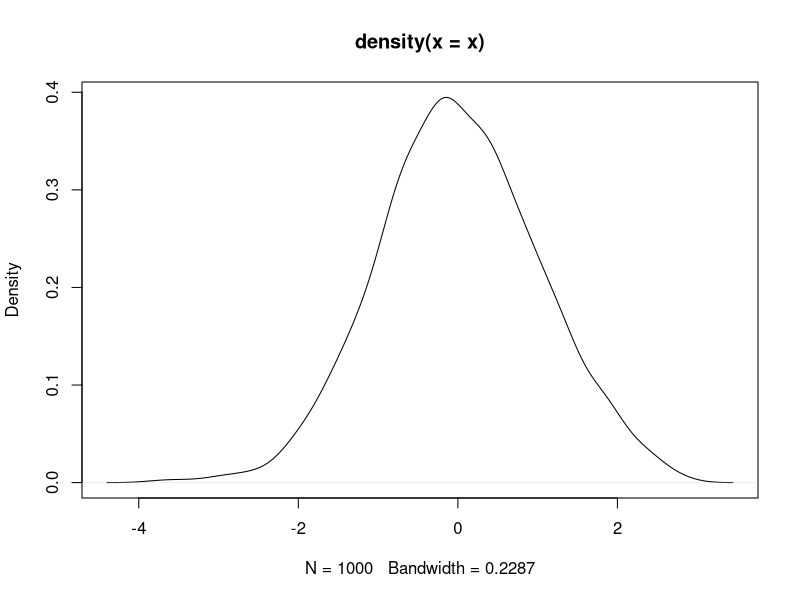
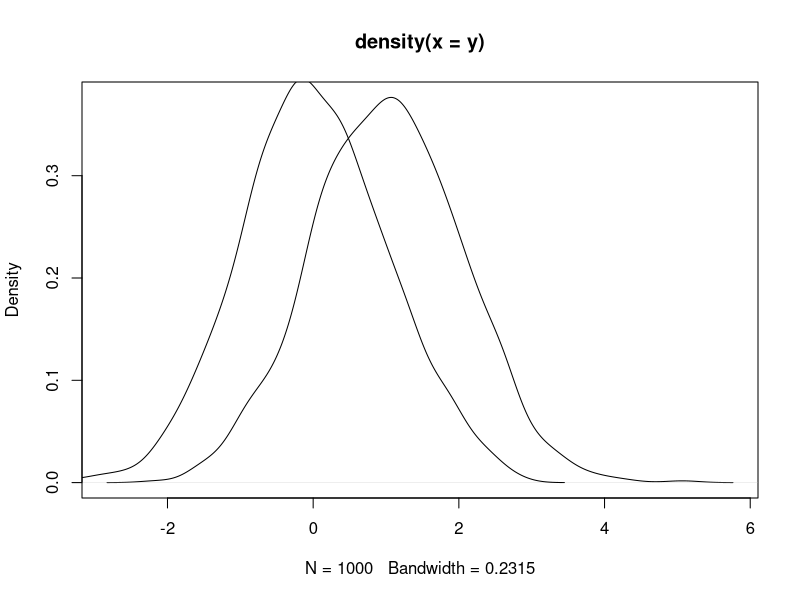

Recreate these plots in R, in order.
# Generate data
x = rnorm(1000)

# plot x
plot(density(x))

# Read the documenttion of the "t.test" function
#?t.test

# On sample t test (H_0: x=0)
t.test(x)

# On sample t test (H_0: x=1)
t.test(x, mu = 1)

# Generate data
y = 1+rnorm(1000)

# plot both variables
plot(density(y))
lines(density(x))

# On sample t test (H_0: x=0)
t.test(y)

# On sample t test (H_0: x=1)
t.test(y, mu = 1)

# two-sided t test (H_0: x=y)
t.test(x,y)

# save the results of the test
ttest <- t.test(x,y)

# what is saved
names(ttest)

# just look at the t statistic
ttest$statistic



